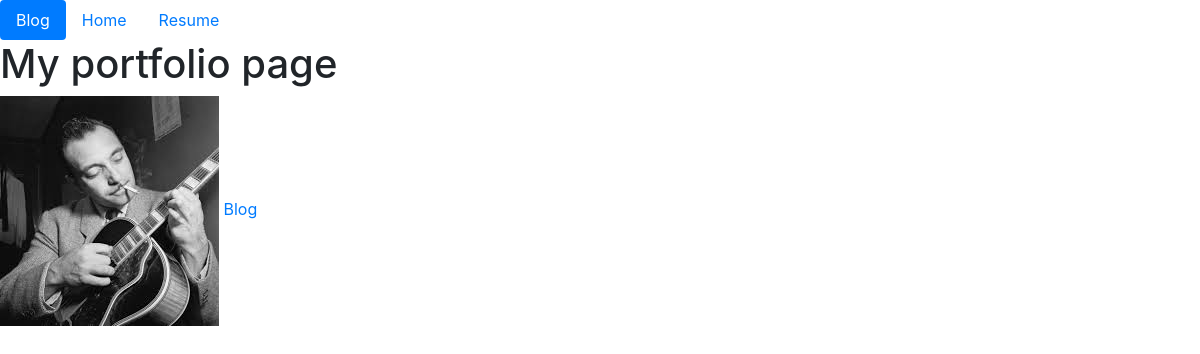
The app's page /, older data.
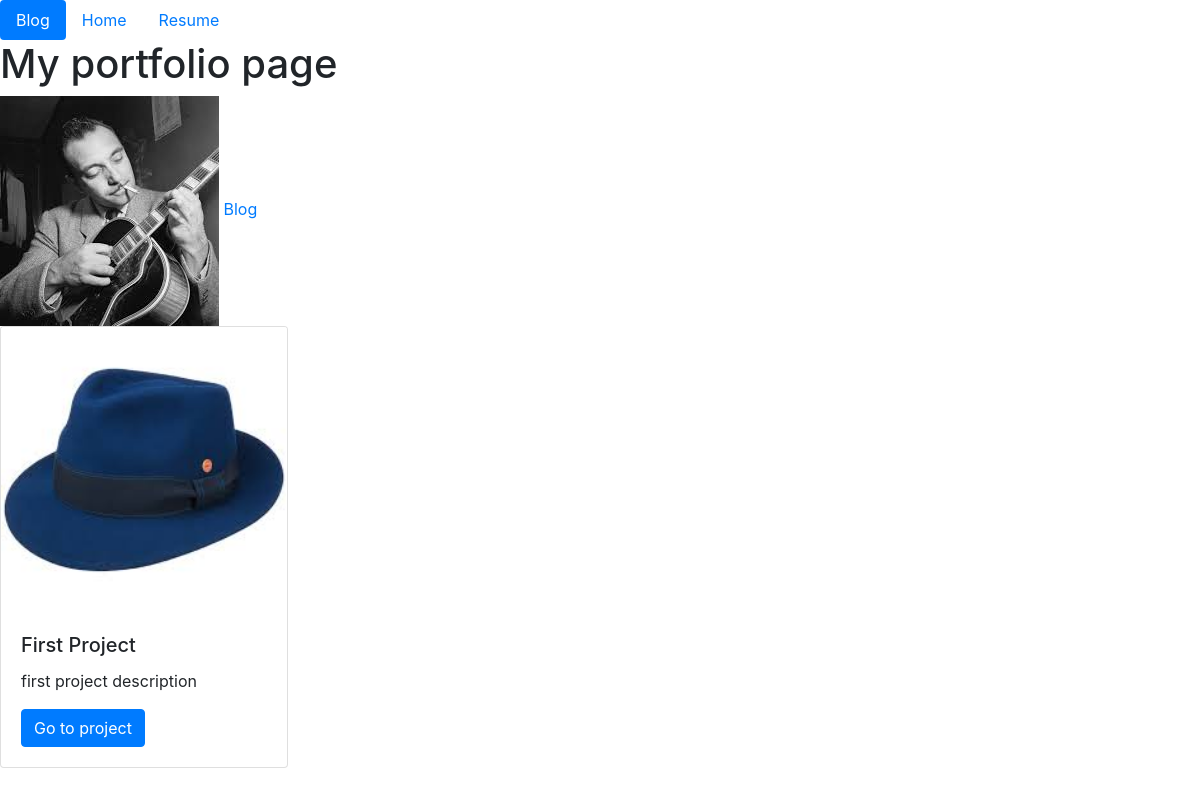
The same page, newer data.
### portfolio_app/models.py (models this page shows, shortened)
class Project(models.Model):
    title = models.CharField(max_length=100)
    description = models.CharField(max_length=250)
    image = models.ImageField(upload_to='portfolio/images/')
    url = models.URLField(blank=True)

### portfolio_app/views.py (the view)
# urls.py: path('', index, name='home')
def index(request):
    projects = Project.objects.all()
    context = {'projects': projects}
    return render(request, 'portfolio_app/index.html', context)

### portfolio_app/templates/portfolio_app/index.html
{% extends "portfolio_app/base.html" %} {% block title %}Portfolio{% endblock %}
{%block content %} {% load static %}
<h1>My portfolio page</h1>
<img src="{% static 'portfolio_app/django.jpeg' %}" />
<a href="{% url 'blog:all_blog' %}">Blog </a>
<div class="row">
  {% for project in projects %}
  <div class="col-sm-3">
    <div class="card" style="width: 18rem">
      <img
        class="card-img-top"
        src="{{ project.image.url }}"
        alt="Card image cap"
      />
      <div class="card-body">
        <h5 class="card-title">{{ project.title }}</h5>
        <p class="card-text">{{ project.description }}</p>
        <a href="{{ project.url }}" class="btn btn-primary">Go to project</a>
      </div>
    </div>
  </div>
  {% endfor %}
</div>
{% endblock %}

Row changes from the older to the newer data that the page shows:
added Project: image (picture), title "First Project", description "first project description"
